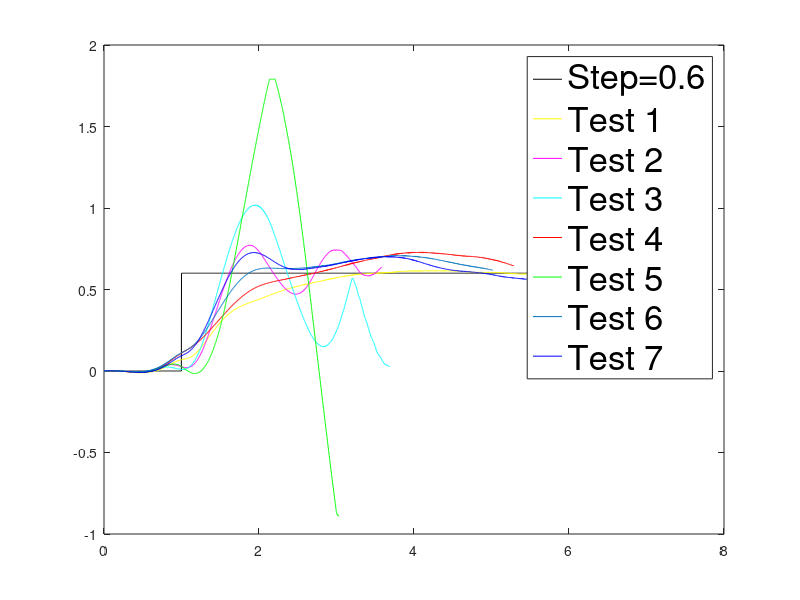

MATLAB code for this plot:
clc
clear
close
Data = load('pitch.mat');
Data2 = load('pitch2.mat');
Data3 = load('pitch3.mat');
Data4 = load('pitch4.mat');
Data5 = load('pitch5.mat');
Data6 = load('pitch6.mat');
Data7 = load('pitch7.mat');


figure(1);
plot(Data.ans(1,:), Data.ans(2,:),'k')

hold on

plot(Data.ans(1,:), Data.ans(3,:),'y')

hold on
plot(Data2.ans(1,:), Data2.ans(3,:),'m')

hold on
plot(Data3.ans(1,:), Data3.ans(3,:),'c')

hold on
plot(Data4.ans(1,:), Data4.ans(3,:),'r')

hold on
plot(Data5.ans(1,:), Data5.ans(3,:),'g')

hold on
plot(Data6.ans(1,:), Data6.ans(3,:))

hold on
plot(Data7.ans(1,:), Data7.ans(3,:),'b')


legend({'Step=0.6','Test 1','Test 2','Test 3','Test 4','Test 5','Test 6','Test 7'},'FontSize',25);
